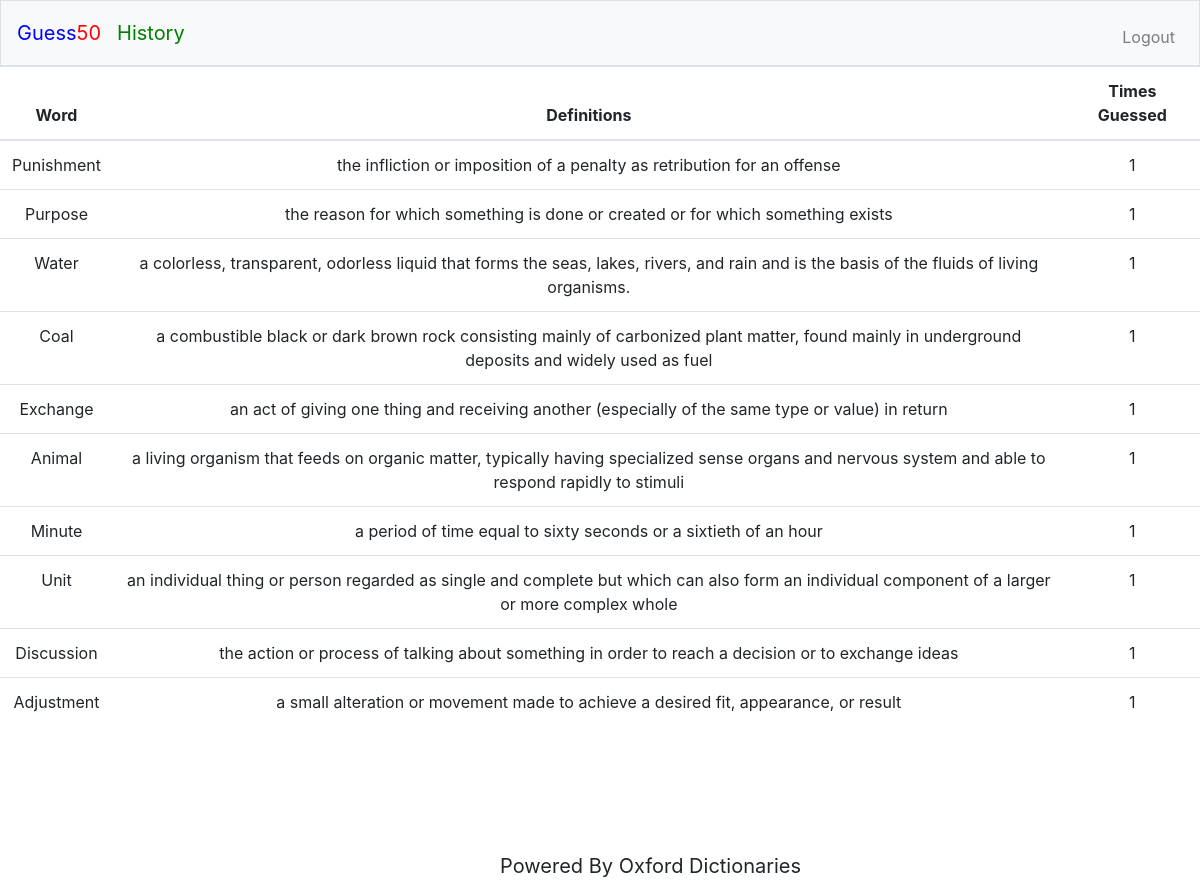
Screenshot of /history (signed in) with the database file from the repository.
### tables this page shows
CREATE TABLE words ('id' INTEGER, 'word' TEXT, 'definitions' TEXT, 'times' INTEGER, FOREIGN KEY('id') REFERENCES users('id'));

### app.py (the view)
@app.route("/history")
def history():
    print(session)
    if session == {}:
        return redirect("/login")
    history = db.execute("SELECT * FROM words WHERE id= :ids", ids=session["user_id"])
    print(history)
    return render_template("history.html", history=history)

### app.py (called while the page is built)
@app.after_request
def after_request(response):
    response.headers["Cache-Control"] = "no-cache, no-store, must-revalidate"
    response.headers["Expires"] = 0
    response.headers["Pragma"] = "no-cache"
    return response

### templates/history.html (shortened to what this page needs)
<!DOCTYPE html>
<html lang="en">
    <head>
        <link href="https://maxcdn.bootstrapcdn.com/bootstrap/4.1.3/css/bootstrap.min.css" rel="stylesheet">
        <link href="/static/styles.css" rel="stylesheet">
    </head>
    <body>
        <nav class="navbar navbar-expand-md navbar-light bg-light border">
            <a class="navbar-brand" href="/"><span style="color: blue">Guess</span><span style="color: red">50</span></a>
            <a class="navbar-brand" href="/history"><span style="color: green">History</span></a>
            {% if session != {} %}
            <ul class="navbar-nav ml-auto mt-2">
                <li class="nav-item"><a class="nav-link" href="/logout">Logout</a></li>
            </ul>
            {% endif %}
        </nav>
        <table class="table" style="text-align: center">
            <thead>
                <tr>
                    <th>Word</th>
                    <th>Definitions</th>
                    <th>Times Guessed</th>
                </tr>
            </thead>
        {% for entry in history %}
            <tr>
                <td>{{ entry["word"] }}</td>
                <td>{{ entry["definitions"] }}</td>
                <td>{{ entry["times"] }}</td>
            </tr>
        {% endfor %}
        </table>
        <br><br><br><br><br><br>
        <footer class="fixed-bottom navbar-brand offset-5">Powered By Oxford Dictionaries</footer>
    </body>
</html>

### rows the page displays
words: word "Punishment", definitions "the infliction or imposition of a penalty as retribution for an offense", times "1"
words: word "Purpose", definitions "the reason for which something is done or created or for which something exists", times "1"
words: word "Water", definitions "a colorless, transparent, odorless liquid that forms the seas, lakes, rivers, and rain and is the basis of the fluids of living organisms.", times "1"
words: word "Coal", definitions "a combustible black or dark brown rock consisting mainly of carbonized plant matter, found mainly in underground deposits and widely used as fuel", times "1"
words: word "Exchange", definitions "an act of giving one thing and receiving another (especially of the same type or value) in return", times "1"
words: word "Animal", definitions "a living organism that feeds on organic matter, typically having specialized sense organs and nervous system and able to respond rapidly to stimuli", times "1"
words: word "Minute", definitions "a period of time equal to sixty seconds or a sixtieth of an hour", times "1"
words: word "Unit", definitions "an individual thing or person regarded as single and complete but which can also form an individual component of a larger or more complex whole", times "1"
words: word "Discussion", definitions "the action or process of talking about something in order to reach a decision or to exchange ideas", times "1"
words: word "Adjustment", definitions "a small alteration or movement made to achieve a desired fit, appearance, or result", times "1"
